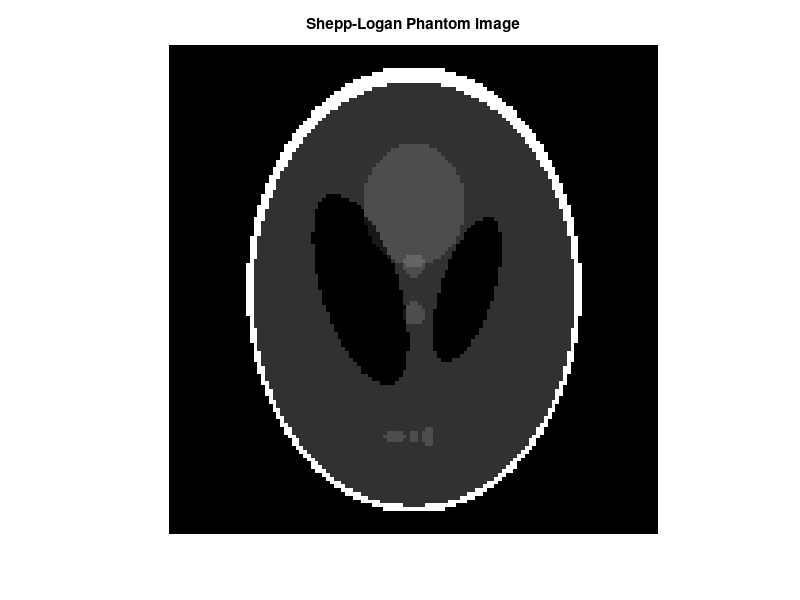

Reproduce this figure in MATLAB.
%% X Ray computed Tomography : Radon Transform

%%
% We use the Shepp-Logan phantom image here
Fxy = phantom(128);
imshow(Fxy);
title('Shepp-Logan Phantom image')

%%
% We will have to shift the coordinate frame to the center since the
% default matlab convention places the origin at one of the edges of the
% image.
